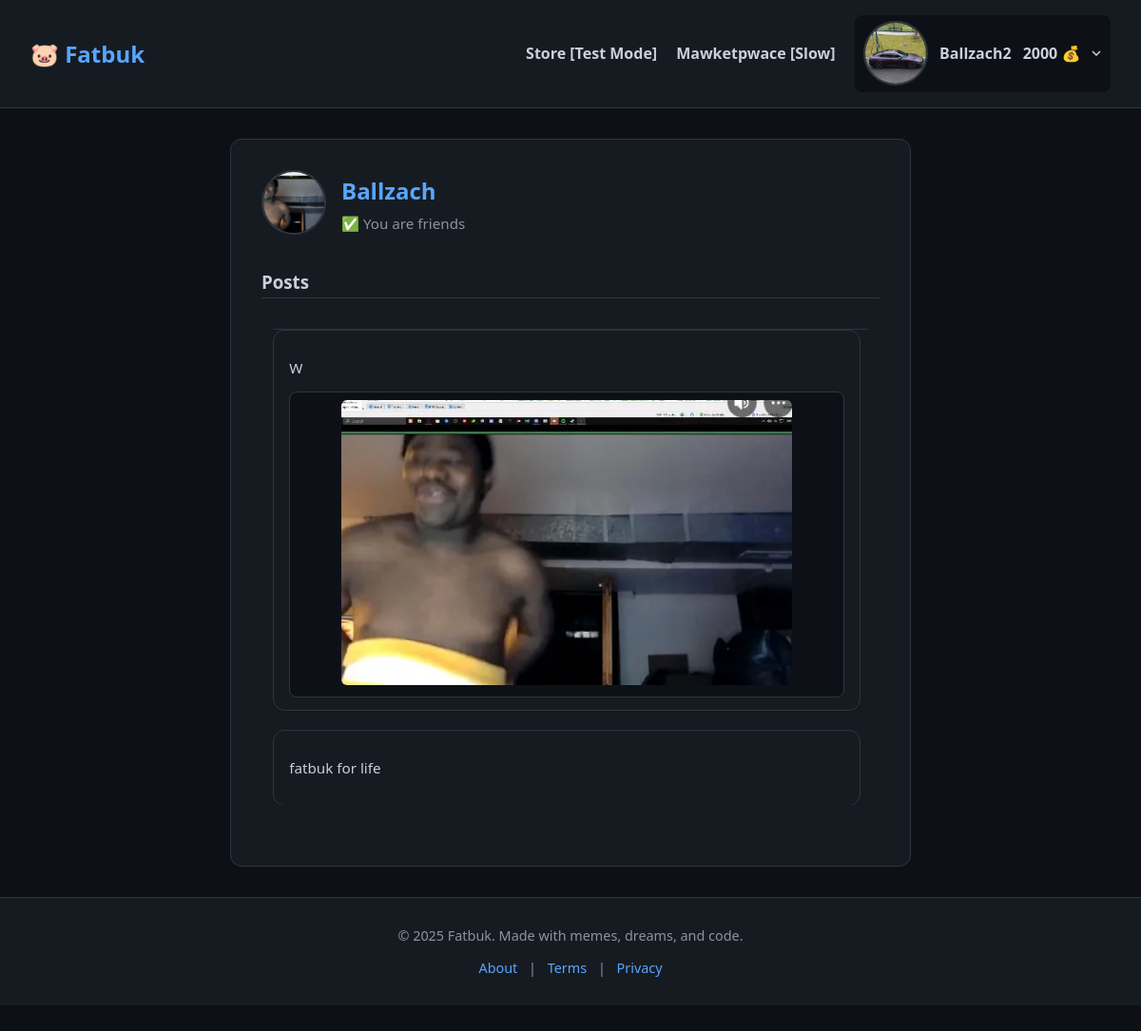
Screenshot of /user/1 (signed in) with the database file from the repository.
### fatbuk/app.py (models this page shows)
class User(db.Model):
    id = db.Column(db.Integer, primary_key=True)
    username = db.Column(db.String(50), unique=True, nullable=False)
    email = db.Column(db.String(100), unique=True, nullable=False)
    password = db.Column(db.String(200), nullable=False)
    profile_picture = db.Column(db.String(200), nullable=True)
    fatbucks = db.Column(db.Integer, default=0)
    muted_until = db.Column(db.DateTime, nullable=True)

class Post(db.Model):
    id = db.Column(db.Integer, primary_key=True)
    user_id = db.Column(db.Integer, db.ForeignKey("user.id"))
    content = db.Column(db.Text, nullable=False)
    image_url = db.Column(db.String(200), nullable=True)
    created_at = db.Column(db.DateTime, default=datetime.utcnow)
    user = db.relationship("User", backref="posts")
    medals = db.Column(db.Integer, default=0)

### fatbuk/app.py (the view)
@app.route("/user/<int:user_id>")
def user_profile(user_id):
    if "user_id" not in session:
        return redirect(url_for("auth"))
    current_user_id = session["user_id"]
    profile_user = User.query.get_or_404(user_id)
    posts = Post.query.filter_by(user_id=user_id).order_by(Post.created_at.desc()).all()
    relationships = Friend.query.filter(
        (Friend.user_id == current_user_id) | (Friend.friend_id == current_user_id)
    ).all()
    sent = [
        f.friend_id
        for f in relationships
        if f.user_id == current_user_id and not f.accepted
    ]
    received = [
        f.user_id
        for f in relationships
        if f.friend_id == current_user_id and not f.accepted
    ]
    confirmed = [
        f.friend_id if f.user_id == current_user_id else f.user_id
        for f in relationships
        if f.accepted
    ]
    return render_template(
        "user_profile.html",
        profile_user=profile_user,
        posts=posts,
        sent=sent,
        received=received,
        confirmed=confirmed,
    )

### fatbuk/app.py (called while the page is built)
@app.before_request
def update_stripe_key():
    load_dotenv(override=True) # Reload env variables
    stripe.api_key = os.getenv("STRIPE_SECRET_KEY")

@app.context_processor
def inject_user():
    if "user_id" in session:
        return {"user": User.query.get(session["user_id"])}
    return {"user": None}

@app.context_processor
def inject_now():
    return {"now": datetime.utcnow}

### fatbuk/templates/user_profile.html (shortened to what this page needs)
{% extends "base.html" %}
{% block content %}
<link rel="stylesheet" href="{{ url_for('static', filename='css/user_profile.css') }}">
<div class="profile-container">
    <div class="profile-header">
        <div class="avatar">
            <img src="{{ url_for('static', filename='avatars/' + (profile_user.profile_picture or 'default-avatar.png')) }}"
                alt="Avatar">
        </div>
        <div class="user-meta">
            <h2>{{ profile_user.username }}</h2>
            {% if profile_user.id != session['user_id'] %}
            {% if profile_user.id in confirmed %}
            <span class="friend-status">✅ You are friends</span>
            {% elif profile_user.id in sent %}
            <span class="friend-status">📨 Request Sent</span>
            {% elif profile_user.id in received %}
            <a href="{{ url_for('accept_friend', friend_id=profile_user.id) }}" class="friend-button">✅ Accept</a>
            {% else %}
            <a href="{{ url_for('add_friend', friend_id=profile_user.id) }}" class="friend-button">➕ Add Friend</a>
            {% endif %}
            {% endif %}
        </div>
    </div>
    <h3>Posts</h3>
    <div class="feed-container" style="flex-direction: column;">
        {% for post in posts %}
        <div class="post-card">
            <p>{{ post.content }}</p>
            {% if post.image_url %}
            <div class="post-image-container">
                <img src="{{ url_for('static', filename='uploads/' + post.image_url) }}">
            </div>
            {% endif %}
        </div>
        {% endfor %}
    </div>
</div>
{% endblock %}

### fatbuk/templates/components/navbar.html (shortened to what this page needs)
<link rel="stylesheet" href="{{ url_for('static', filename='css/navbar.css') }}">
<nav class="navbar">
    <div class="logo">
        <a href="/">🐷 Fatbuk</a>
    </div>
    <ul class="nav-links">
        {% if session.get('user_id') %}
        <li><a href="/store">Store [Test Mode]</a></li>
        <li><a href="/marketplace">Mawketpwace [Slow]</a></li>
        <li class="dropdown">
            <div class="dropdown-toggle">
                <img src="{{ url_for('static', filename='avatars/' + (user.profile_picture or 'default-avatar.png')) }}"
                    alt="Avatar">
                <span>{{ user.username }}</span>
                <span class="fatbucks">{{ user.fatbucks if user.fatbucks is not none else 0 }} 💰</span>
                <svg class="caret" width="10" height="6" viewBox="0 0 10 6" fill="none">
                    <path d="M1 1L5 5L9 1" stroke="#c9d1d9" stroke-width="1.5" />
                </svg>
            </div>
        </li>
        {% else %}
        <li><a href="/auth">Login</a></li>
        {% endif %}
    </ul>
</nav>

### fatbuk/static/css/base.css (style rules this page uses)
body { margin: 0; font-family: 'Segoe UI', sans-serif; background-color: #0d1117; color: #c9d1d9; }
a { color: #58a6ff; text-decoration: none; }
.feed-container { height: 500px; width: 95%; margin: 2rem auto; overflow-y: auto; padding-right: 8px; display: flex; flex-direction: column-reverse; gap: 1.25rem; scroll-behavior: smooth; border-top: 1px solid #30363d; }
body { scrollbar-width: thin; scrollbar-color: #30363d #0d1117; }
.post-card { background-color: #161b22; border: 1px solid #30363d; border-radius: 12px; padding: 1rem 1.25rem; box-shadow: 0 2px 5px rgba(0, 0, 0, 0.1); transition: background-color 0.2s ease; }
.avatar { flex-shrink: 0; }
.avatar img { width: 48px; height: 48px; border-radius: 50%; object-fit: cover; border: 2px solid #30363d; }
.composer-card, .post-card { max-width: 100%; font-size: 0.95rem; padding: 0.85rem 1rem; }
.post-image-container { margin-top: 0.75rem; border-radius: 8px; overflow: hidden; border: 1px solid #30363d; background-color: #0d1117; padding: 0.5rem; text-align: center; }
.post-image-container img { max-width: 100%; max-height: 300px; width: auto; height: auto; object-fit: contain; display: inline-block; border-radius: 6px; }

### fatbuk/static/css/navbar.css (style rules this page uses)
.navbar { display: flex; justify-content: space-between; align-items: center; background-color: #161b22; padding: 1rem 2rem; border-bottom: 1px solid #30363d; position: sticky; top: 0; z-index: 100; }
.logo a { font-size: 1.5rem; color: #58a6ff; text-decoration: none; font-weight: bold; }
.nav-links { list-style: none; display: flex; align-items: center; gap: 1.25rem; margin: 0; padding: 0; }
.nav-links a { color: #c9d1d9; text-decoration: none; font-weight: bold; transition: color 0.2s; }
.dropdown { position: relative; }
.dropdown-toggle { display: flex; align-items: center; gap: 0.75rem; cursor: pointer; padding: 0.4rem 0.6rem; background-color: #0d1117; border-radius: 8px; transition: background 0.2s ease; }
.dropdown-toggle img { width: 64px; height: 64px; border-radius: 50%; object-fit: cover; border: 2px solid #30363d; }
.dropdown-toggle span { color: #c9d1d9; font-weight: bold; font-size: 1rem; white-space: nowrap; }
.dropdown-toggle .caret { width: 10px; height: 6px; transition: transform 0.2s ease; }

### fatbuk/static/css/user_profile.css (style rules this page uses)
.profile-container { max-width: 650px; margin: 2rem auto; background-color: #161b22; border: 1px solid #30363d; border-radius: 12px; padding: 2rem; color: #c9d1d9; }
.profile-header { display: flex; align-items: center; gap: 1rem; margin-bottom: 2rem; }
.avatar img { width: 64px; height: 64px; border-radius: 50%; object-fit: cover; border: 2px solid #30363d; }
.user-meta h2 { margin: 0; font-size: 1.5rem; color: #58a6ff; }
.friend-status { display: inline-block; margin-top: 0.5rem; color: #8b949e; font-size: 0.95rem; }
.profile-container h3 { margin-bottom: 1rem; border-bottom: 1px solid #30363d; padding-bottom: 0.25rem; color: #c9d1d9; }

### rows the page displays
User: profile_picture (picture), username "Ballzach2", fatbucks "2000"
User: profile_picture (picture), username "Ballzach"
Post: content "W", image_url (picture)
Post: content "fatbuk for life"
